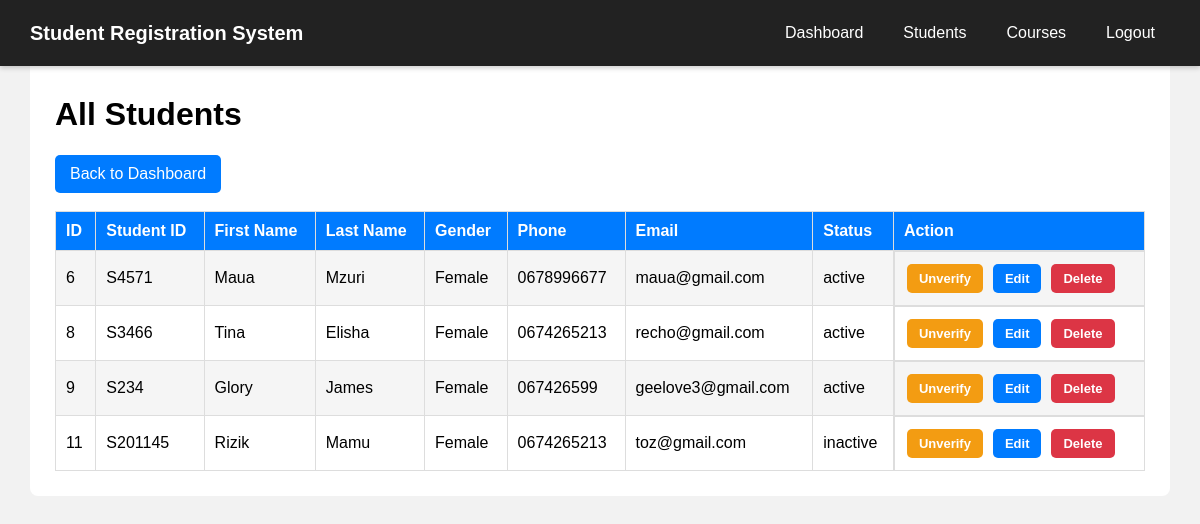
The app's page /student-list.php (signed in) with its own data.
### tables this page shows
CREATE TABLE `students` (
  `id` int(11) NOT NULL,
  `user_id` int(11) NOT NULL,
  `student_id` varchar(50) NOT NULL,
  `first_name` varchar(100) NOT NULL, 
  `last_name` varchar(100) NOT NULL,
  `gender` varchar(20) DEFAULT NULL,
  `date_of_birth` date DEFAULT NULL,
  `phone` varchar(20) DEFAULT NULL,
  `email` varchar(100) DEFAULT NULL,
  `address` varchar(255) DEFAULT NULL,
  `status` enum('active','inactive') NOT NULL DEFAULT 'inactive'
);

### student-list.php (the view, shortened to what this page needs)
<?php
include "connection.php";
$sql = "SELECT * FROM students";
$result = mysqli_query($connection, $sql);
?>
<!DOCTYPE html>
<html>
<head>
    <link rel="stylesheet" href="style2.css">
</head>
<body>
<nav class="navbar">
    <div class="logo">
        Student Registration System
    </div>
    <div class="nav-links">
        <a href="#dashboard">Dashboard</a>
        <a href="student-list.php">Students</a>
        <a href="course-list.php">Courses</a>
        <a href="logout.php">Logout</a>
    </div>
</nav>
<div class="container">
    <h1>All Students</h1>
    <a href="admin-dashboard.php" class="button">
        Back to Dashboard
    </a>
    <br><br>
<table>
    <tr>
        <th>ID</th>
        <th>Student ID</th>
        <th>First Name</th>
        <th>Last Name</th>
        <th>Gender</th>
        <th>Phone</th>
        <th>Email</th>
        <th>Status</th>
        <th>Action</th>
    </tr>
    <?php while ($student = mysqli_fetch_assoc($result)) { ?>
    <tr>
        <td>
            <?php echo $student['id']; ?>
        </td>
        <td>
            <?php echo $student['student_id']; ?>
        </td>
        <td>
            <?php echo $student['first_name']; ?>
        </td>
        <td>
            <?php echo $student['last_name']; ?>
        </td>
        <td>
            <?php echo $student['gender']; ?>
        </td>
        <td>
            <?php echo $student['phone']; ?>
        </td>
        <td>
            <?php echo $student['email']; ?>
        </td>
        <td>
            <?php echo $student['status']; ?>
        </td>
<td class="action-box">
    <?php if ($student['status'] == 'unverified') { ?>
        <a href="verify-student.php?id=<?php echo $student['id']; ?>"
           class="action-btn verify-btn">
            Verify
        </a>
    <?php } else { ?>
        <a href="verify-student.php?id=<?php echo $student['id']; ?>"
           class="action-btn unverify-btn">
            Unverify
        </a>
    <?php } ?>
    <a href="edit-student.php?id=<?php echo $student['id']; ?>"
       class="action-btn edit-btn">
        Edit
    </a>
    <a href="delete-student.php?id=<?php echo $student['id']; ?>"
       class="action-btn delete-btn"
       onclick="return confirm('Are you sure you want to delete this student?');">
        Delete
    </a>
</td>
    </tr>
    <?php } ?>
</table>
</div>
</body>
</html>

### style2.css (style rules this page uses)
* { box-sizing: border-box; }
body { margin: 0; font-family: Arial, sans-serif; background-color: #f2f2f2; }
.button { display: inline-block; background-color: #007bff; color: white; padding: 10px 15px; text-decoration: none; border-radius: 5px; }
.container { width: 95%; margin: 30px auto; background-color: white; padding: 25px; border-radius: 8px; }
table { width: 100%; border-collapse: collapse; }
table th, table td { border: 1px solid #ddd; padding: 10px; text-align: left; }
table th { background-color: #007bff; color: white; }
table tr:nth-child(even) { background-color: #f5f5f5; }

### student-list.php (style rules this page uses)
.navbar { position: fixed; top: 0; left: 0; width: 100%; background-color: #222; display: flex; justify-content: space-between; align-items: center; padding: 15px 30px; box-shadow: 0 2px 5px rgba(0,0,0,0.2); }
body { padding-top: 20px; }
.logo { color: white; font-size: 20px; font-weight: bold; }
.nav-links { display: flex; gap: 10px; }
.nav-links a { color: white; text-decoration: none; padding: 9px 15px; border-radius: 5px; }
.action-box { display: flex; gap: 6px; align-items: center; white-space: nowrap; }
.action-btn { display: inline-block; padding: 7px 12px; border-radius: 5px; text-decoration: none; color: white; font-size: 14px; font-weight: bold; border: none; cursor: pointer; }
.edit-btn { background-color: #f0ad4e; }
.delete-btn { background-color: #dc3545; }
.action-btn { display: inline-block; padding: 7px 12px; margin: 2px; border-radius: 5px; text-decoration: none; color: white; font-size: 13px; font-weight: bold; }
.unverify-btn { background-color: #f39c12; }
.edit-btn { background-color: #007bff; }

### records on screen
students: id "6", student "S4571", first_name "Maua", last_name "Mzuri", gender "Female", phone "0678996677", email "maua@gmail.com", status "active"
students: id "8", student "S3466", first_name "Tina", last_name "Elisha", gender "Female", phone "0674265213", email "recho@gmail.com", status "active"
students: id "9", student "S234", first_name "Glory", last_name "James", gender "Female", phone "067426599", email "geelove3@gmail.com", status "active"
students: id "11", student "S201145", first_name "Rizik", last_name "Mamu", gender "Female", phone "0674265213", email "toz@gmail.com", status "inactive"
